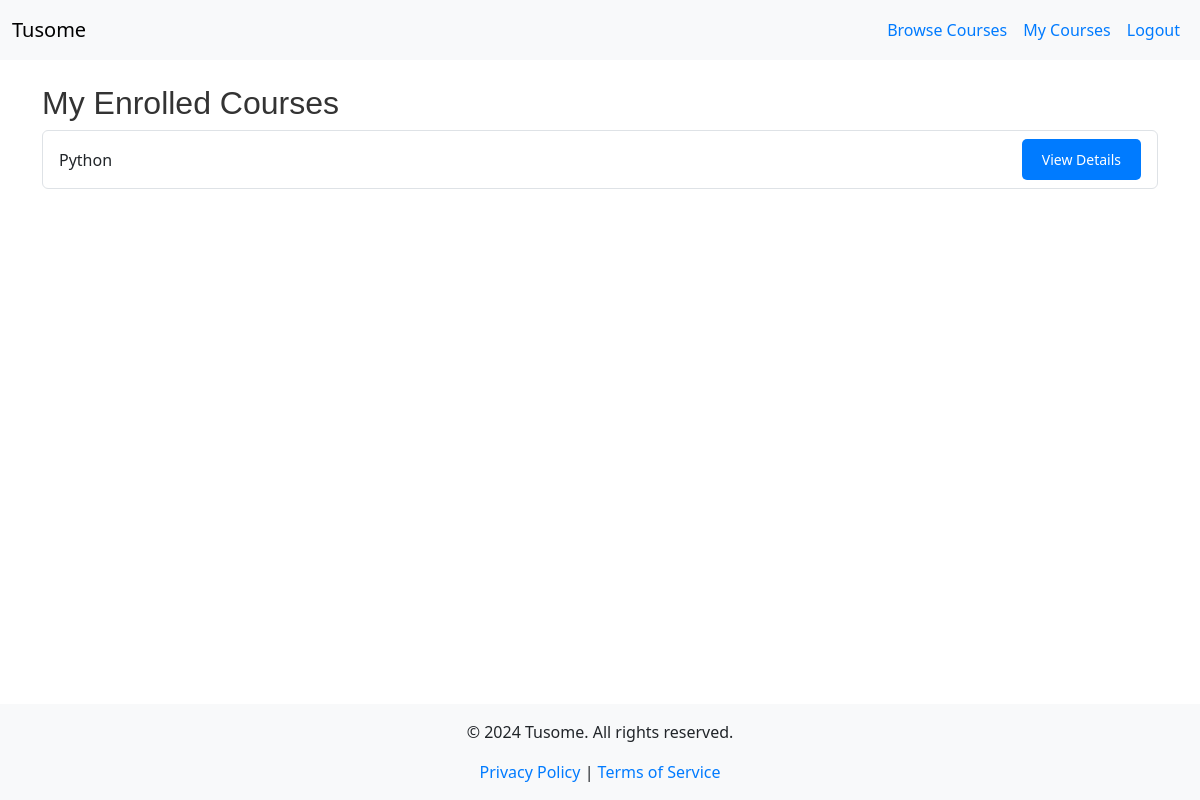
The app's page /my_courses (signed in), older data.
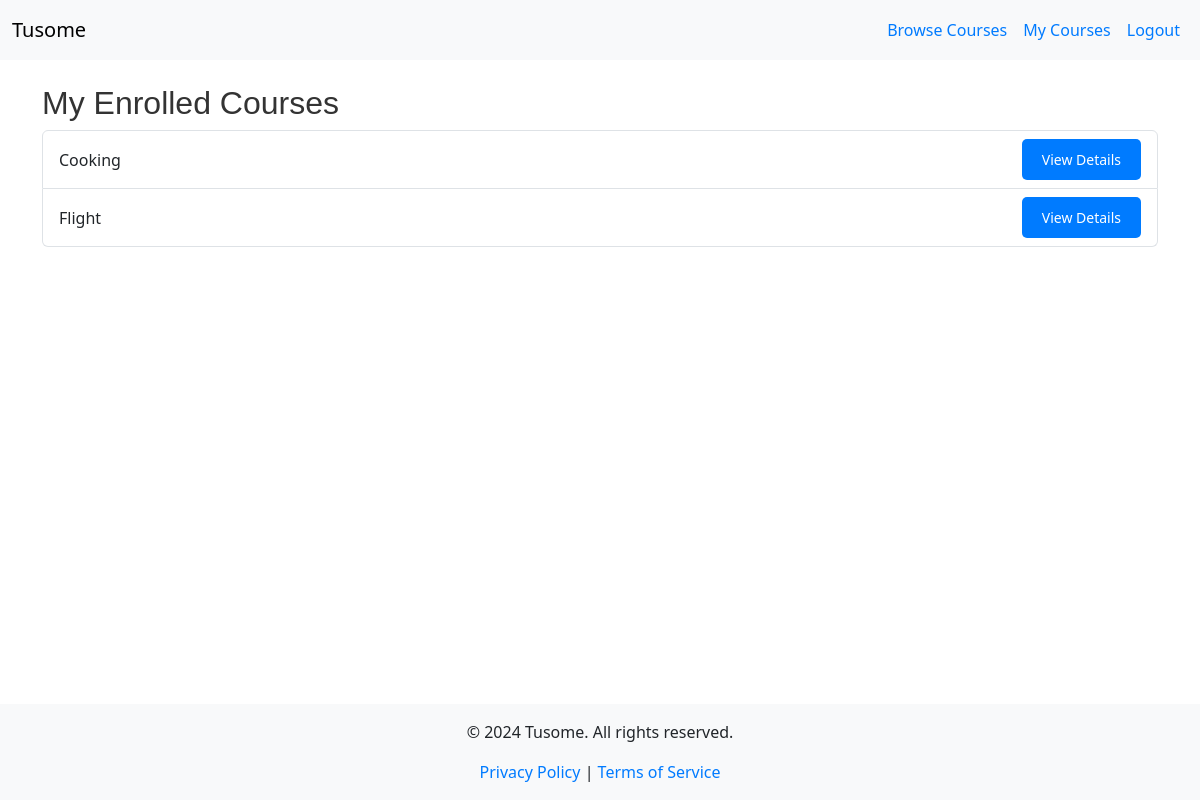
The same page, newer data.
### models.py (models this page shows)
class Course(db.Model):
    id = db.Column(db.Integer, primary_key=True)
    title = db.Column(db.String(200), nullable=False)
    description = db.Column(db.Text, nullable=False)
    is_featured = db.Column(db.Boolean, default=False)
    instructor_id = db.Column(db.Integer, db.ForeignKey('instructor.id'), nullable=False)
    instructor = db.relationship('Instructor', back_populates='courses')
    lessons = db.relationship('Lesson', back_populates='course', lazy=True)
    quizzes = db.relationship('Quiz', back_populates='course', lazy=True)
    materials = db.relationship('CourseMaterial', back_populates='course', lazy=True)
    enrollments = db.relationship('Enrollment', back_populates='course', lazy=True)
    submissions = db.relationship('Submission', back_populates='course', lazy=True)

### app.py (the view)
@app.route('/my_courses')
@role_required(RoleEnum.STUDENT)
def my_courses():
    enrollments = current_user.student.enrollments
    courses = [enrollment.course for enrollment in enrollments]
    return render_template('my_courses.html', courses=courses)

### app.py (called while the page is built)
@app.context_processor
def inject_current_year():
    return {'current_year': datetime.utcnow().year}

@login_manager.user_loader
def load_user(user_id):
    return User.query.get(int(user_id))

@app.context_processor
def inject_roleenum():
    return dict(RoleEnum=RoleEnum)

def role_required(role):
    def decorator(f):
        @wraps(f)
        @login_required  # Ensure the user is logged in
        def decorated_function(*args, **kwargs):
            if current_user.role != role:
                flash('Access denied.', 'danger')
                return redirect(url_for('index'))
            return f(*args, **kwargs)
        return decorated_function
    return decorator

### templates/my_courses.html
{% extends "base.html" %}
{% block content %}
  <h2>My Enrolled Courses</h2>
  {% if courses %}
    <ul class="list-group">
      {% for course in courses %}
        <li class="list-group-item d-flex justify-content-between align-items-center">
          <span>{{ course.title }}</span>
          <a href="{{ url_for('course_details', course_id=course.id) }}" class="btn btn-primary btn-sm">View Details</a>
        </li>
      {% endfor %}
    </ul>
  {% else %}
    <p>You are not enrolled in any courses yet.</p>
  {% endif %}
{% endblock %}

Row changes from the older to the newer data that the page shows:
changed Course: title "Python" → "Cooking"
now on this page (row edited): Course: title "Flight"
